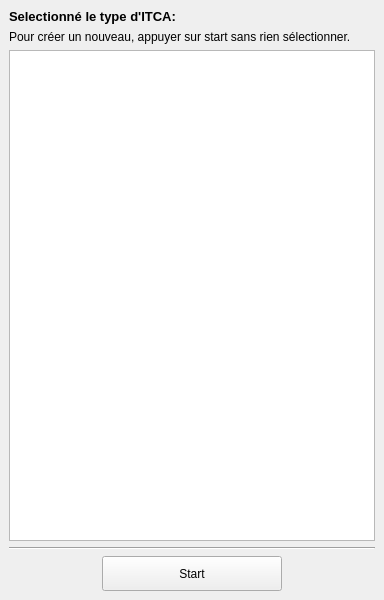
<?xml version="1.0" encoding="UTF-8"?>
<ui version="4.0">
 <class>MainWindow</class>
 <widget class="QMainWindow" name="MainWindow">
  <property name="geometry">
   <rect>
    <x>0</x>
    <y>0</y>
    <width>384</width>
    <height>600</height>
   </rect>
  </property>
  <property name="minimumSize">
   <size>
    <width>200</width>
    <height>200</height>
   </size>
  </property>
  <property name="maximumSize">
   <size>
    <width>400</width>
    <height>600</height>
   </size>
  </property>
  <property name="mouseTracking">
   <bool>false</bool>
  </property>
  <property name="windowTitle">
   <string>ITCA</string>
  </property>
  <property name="windowIcon">
   <iconset>
    <normaloff>icon.png</normaloff>icon.png</iconset>
  </property>
  <property name="layoutDirection">
   <enum>Qt::LeftToRight</enum>
  </property>
  <widget class="QWidget" name="centralwidget">
   <layout class="QGridLayout" name="gridLayout_central">
    <item row="3" column="2" colspan="2">
     <widget class="Line" name="line">
      <property name="orientation">
       <enum>Qt::Horizontal</enum>
      </property>
     </widget>
    </item>
    <item row="1" column="2" colspan="2">
     <layout class="QVBoxLayout" name="verticalLayout">
      <property name="bottomMargin">
       <number>0</number>
      </property>
      <item>
       <widget class="QLabel" name="label">
        <property name="font">
         <font>
          <pointsize>10</pointsize>
          <weight>75</weight>
          <bold>true</bold>
         </font>
        </property>
        <property name="text">
         <string>Selectionné le type d'ITCA:</string>
        </property>
       </widget>
      </item>
      <item>
       <widget class="QLabel" name="label_2">
        <property name="text">
         <string>Pour créer un nouveau, appuyer sur start sans rien sélectionner.</string>
        </property>
       </widget>
      </item>
      <item>
       <widget class="QListWidget" name="listWidget"/>
      </item>
     </layout>
    </item>
    <item row="4" column="2" colspan="2">
     <layout class="QHBoxLayout" name="horizontalLayout_launch">
      <property name="bottomMargin">
       <number>0</number>
      </property>
      <item>
       <widget class="QPushButton" name="pushButton_launch">
        <property name="minimumSize">
         <size>
          <width>0</width>
          <height>35</height>
         </size>
        </property>
        <property name="maximumSize">
         <size>
          <width>180</width>
          <height>16777215</height>
         </size>
        </property>
        <property name="text">
         <string>Start</string>
        </property>
        <property name="checkable">
         <bool>false</bool>
        </property>
       </widget>
      </item>
     </layout>
    </item>
   </layout>
  </widget>
  <action name="actionAcquisitioninfo">
   <property name="text">
    <string>Acquisition information</string>
   </property>
   <property name="iconText">
    <string>Acquisition information</string>
   </property>
  </action>
  <action name="actionParametersinfo">
   <property name="text">
    <string>Parameters information</string>
   </property>
  </action>
  <action name="actionStop_AWG">
   <property name="text">
    <string>Stop AWG</string>
   </property>
  </action>
  <action name="actionStop_CC">
   <property name="text">
    <string>Stop CC</string>
   </property>
  </action>
  <action name="actionExport_config">
   <property name="text">
    <string>Export config</string>
   </property>
  </action>
  <action name="actionLoad_config">
   <property name="text">
    <string>Load config</string>
   </property>
  </action>
  <action name="actionLaunch_SCT">
   <property name="checkable">
    <bool>true</bool>
   </property>
   <property name="text">
    <string>Launch</string>
   </property>
  </action>
  <action name="actionReset_all">
   <property name="checkable">
    <bool>true</bool>
   </property>
   <property name="text">
    <string>Reset config</string>
   </property>
  </action>
  <action name="actionLaunch_for_GCID_only">
   <property name="checkable">
    <bool>true</bool>
   </property>
   <property name="text">
    <string>Launch for GCID only</string>
   </property>
  </action>
  <action name="actionNativeDialog">
   <property name="checkable">
    <bool>true</bool>
   </property>
   <property name="checked">
    <bool>true</bool>
   </property>
   <property name="text">
    <string>Native dialog</string>
   </property>
  </action>
  <action name="actionLaunch_script">
   <property name="text">
    <string>Launch script</string>
   </property>
  </action>
 </widget>
 <tabstops>
  <tabstop>pushButton_launch</tabstop>
 </tabstops>
 <resources/>
 <connections>
  <connection>
   <sender>pushButton_launch</sender>
   <signal>clicked()</signal>
   <receiver>MainWindow</receiver>
   <slot>launch()</slot>
   <hints>
    <hint type="sourcelabel">
     <x>142</x>
     <y>620</y>
    </hint>
    <hint type="destinationlabel">
     <x>249</x>
     <y>324</y>
    </hint>
   </hints>
  </connection>
 </connections>
 <slots>
  <slot>addProfil()</slot>
  <slot>delProfil()</slot>
  <slot>saveParam()</slot>
  <slot>launch()</slot>
  <slot>updateCombobox()</slot>
  <slot>updateText()</slot>
  <slot>activationdialog()</slot>
 </slots>
</ui>
